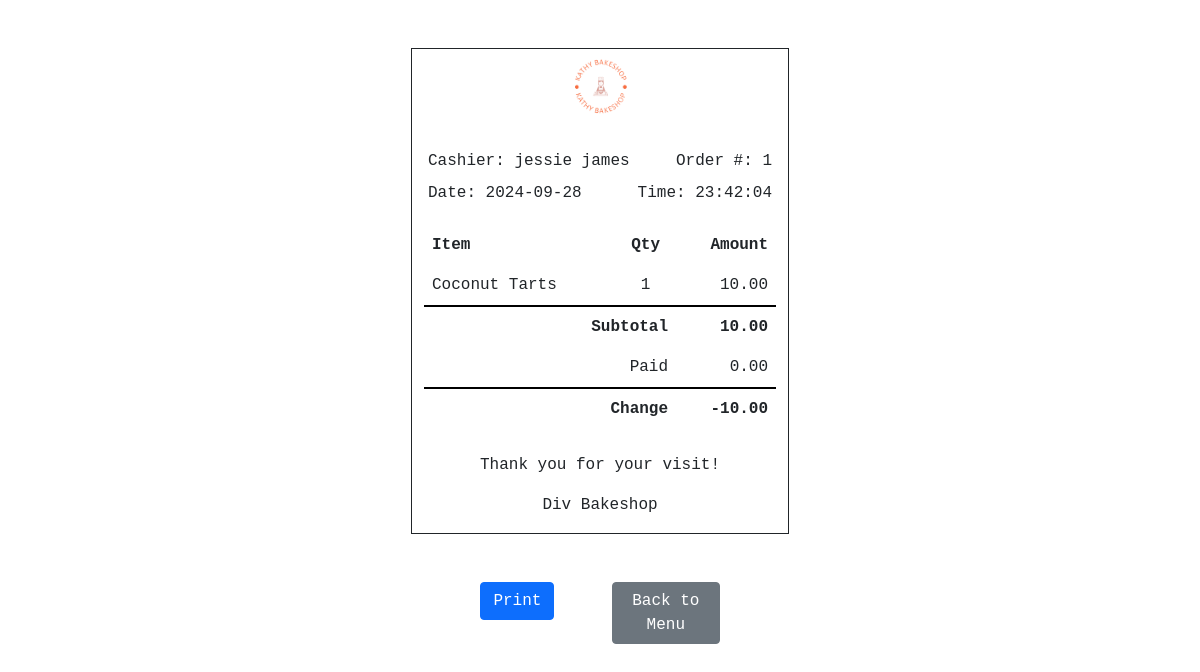
Page /pos/receipt/index.php on the committed database.
### tables this page shows
CREATE TABLE `orders` (
  `id` int(11) NOT NULL,
  `user_id` int(11) NOT NULL,
  `total` int(11) NOT NULL,
  `date` timestamp NOT NULL DEFAULT current_timestamp() ON UPDATE current_timestamp(),
  `status` text NOT NULL,
  `payment` int(11) NOT NULL,
  `change` int(11) NOT NULL
);

CREATE TABLE `users` (
  `id` int(11) NOT NULL,
  `first_name` varchar(25) NOT NULL,
  `last_name` varchar(25) NOT NULL,
  `username` varchar(30) NOT NULL,
  `password` varchar(255) NOT NULL,
  `ifadmin` int(11) NOT NULL,
  `role` enum('admin','staff','','') NOT NULL
);

CREATE TABLE `order_details` (
  `id` int(11) NOT NULL,
  `order_id` int(11) NOT NULL,
  `product_id` int(11) NOT NULL,
  `quantity` int(11) NOT NULL
);

CREATE TABLE `products` (
  `id` int(11) NOT NULL,
  `product_name` varchar(50) NOT NULL,
  `price` decimal(10,2) NOT NULL,
  `image` longblob NOT NULL,
  `description` varchar(1000) NOT NULL,
  `quantity` int(11) NOT NULL
);

### Classes/receipt-detail.php (called while the page is built)
<?php
function getOrderDetails($conn, $orderID) {
    $orderQuery = "
        SELECT orders.id AS order_id, users.first_name, users.last_name,
               orders.total, orders.date, orders.payment
        FROM orders
        JOIN users ON orders.user_id = users.id
        WHERE orders.id = ?
    ";
    $stmt = $conn->prepare($orderQuery);
    $stmt->bind_param("i", $orderID);
    $stmt->execute();
    $orderResult = $stmt->get_result();
    if ($orderResult->num_rows > 0) {
        return $orderResult->fetch_assoc();
    } else {
        return null;
    }
}
function getOrderItems($conn, $orderID) {
    $itemsQuery = "
        SELECT products.product_name, products.price, order_details.quantity
        FROM order_details
        JOIN products ON order_details.product_id = products.id
        WHERE order_details.order_id = ?
    ";
    $stmt = $conn->prepare($itemsQuery);
    $stmt->bind_param("i", $orderID);
    $stmt->execute();
    return $stmt->get_result();
}
?>

### pos/receipt/index.php (the view, shortened to what this page needs)
<?php
include_once '../../Classes/receipt-detail.php';
$database = new Database();
$conn = $database->conn;
$orderID = isset($_GET['order_id']) ? (int)$_GET['order_id'] : 1;
$order = getOrderDetails($conn, $orderID);
$itemsResult = getOrderItems($conn, $orderID);
$subtotal = 0;
while ($item = $itemsResult->fetch_assoc()) {
    $itemTotal = $item['price'] * $item['quantity'];
    $subtotal += $itemTotal;
}
$payment = isset($order['payment']) ? (float)$order['payment'] : 0;
$change = $payment - $subtotal;
?>
<!DOCTYPE html>
<html lang="en">
<head>
    <link href="https://cdn.jsdelivr.net/npm/bootstrap@5.1.3/dist/css/bootstrap.min.css" rel="stylesheet">
    <link href="../../css/receipt.css" rel="stylesheet">
</head>
<body>
<div class="main pt-5 mb-5">
    <div class="container align-items-center justify-content-center d-flex">
        <div class="row">
            <div class="col border border-dark">
                <div class="text-center mb-3">
                    <img src="../../image/LOGO.PNG" alt="Logo" class="img-fluid" style="max-height: 80px;">
                </div>
                <table class="table table-borderless table-sm">
                    <tbody>
                        <tr>
                            <td>Cashier: <span><?php echo htmlspecialchars($order['first_name']); ?></span></td>
                            <td class="text-end">Order #: <span><?php echo htmlspecialchars($order['order_id']); ?></span></td>
                        </tr>
                        <tr>
                            <td>Date: <span><?php echo date("Y-m-d", strtotime($order['date'])); ?></span></td>
                            <td class="text-end">Time: <span><?php echo date("H:i:s", strtotime($order['date'])); ?></span></td>
                        </tr>
                    </tbody>
                </table>
                <table class="table table-borderless table-sm items">
                    <thead>
                        <tr>
                            <th>Item</th>
                            <th class="text-center">Qty</th>
                            <th class="text-end">Amount</th>
                        </tr>
                    </thead>
                    <tbody>
                        <?php
                        $itemsResult->data_seek(0);
                        while ($item = $itemsResult->fetch_assoc()) {
                            $itemTotal = $item['price'] * $item['quantity'];
                        ?>
                        <tr>
                            <td><?php echo htmlspecialchars($item['product_name']); ?></td>
                            <td class="text-center"><?php echo (int)$item['quantity']; ?></td>
                            <td class="text-end"><?php echo number_format($itemTotal, 2); ?></td>
                        </tr>
                        <?php } ?>
                        <tr class="total-row">
                            <td colspan="2" class="text-end">Subtotal</td>
                            <td class="text-end"><?php echo number_format($subtotal, 2); ?></td>
                        </tr>
                        <tr>
                            <td colspan="2" class="text-end">Paid</td>
                            <td class="text-end"><?php echo number_format($payment, 2); ?></td>
                        </tr>
                        <tr class="total-row">
                            <td colspan="2" class="text-end">Change</td>
                            <td class="text-end"><?php echo number_format($change, 2); ?></td>
                        </tr>
                    </tbody>
                </table>
                <div class="text-center mt-4">
                    <p>Thank you for your visit!</p>
                </div>
                <div class="text-center footer-text">
                    <p>Div Bakeshop</p>
                </div>
            </div>
        </div>
    </div>
</div>
<div class="container align-items-center justify-content-center d-flex">
    <div class="row">
        <div class="col-6">
            <button class="btn btn-primary" onclick="window.print()">Print</button>
        </div>
        <div class="col-6">
            <a href="../index.php" class="btn btn-secondary">Back to Menu</a>
        </div>
    </div>
</div>
</body>
</html>

### css/receipt.css (style rules this page uses)
body { font-family: 'Courier New', Courier, monospace; margin: 0; }
table { width: 100%; }
.items td, .items th { padding: 0.5rem; }
.total-row { border-top: 2px solid #000; font-weight: bold; }

### rows in the picture
orders: user.first_name "jessie james", id "1", date "2024-09-28", date "23:42:04", payment "0.00", payment "-10.00"
order_details: product.product_name "Coconut Tarts", quantity "1", product.price "10.00"

### other values in the picture
$subtotal "10.00"
